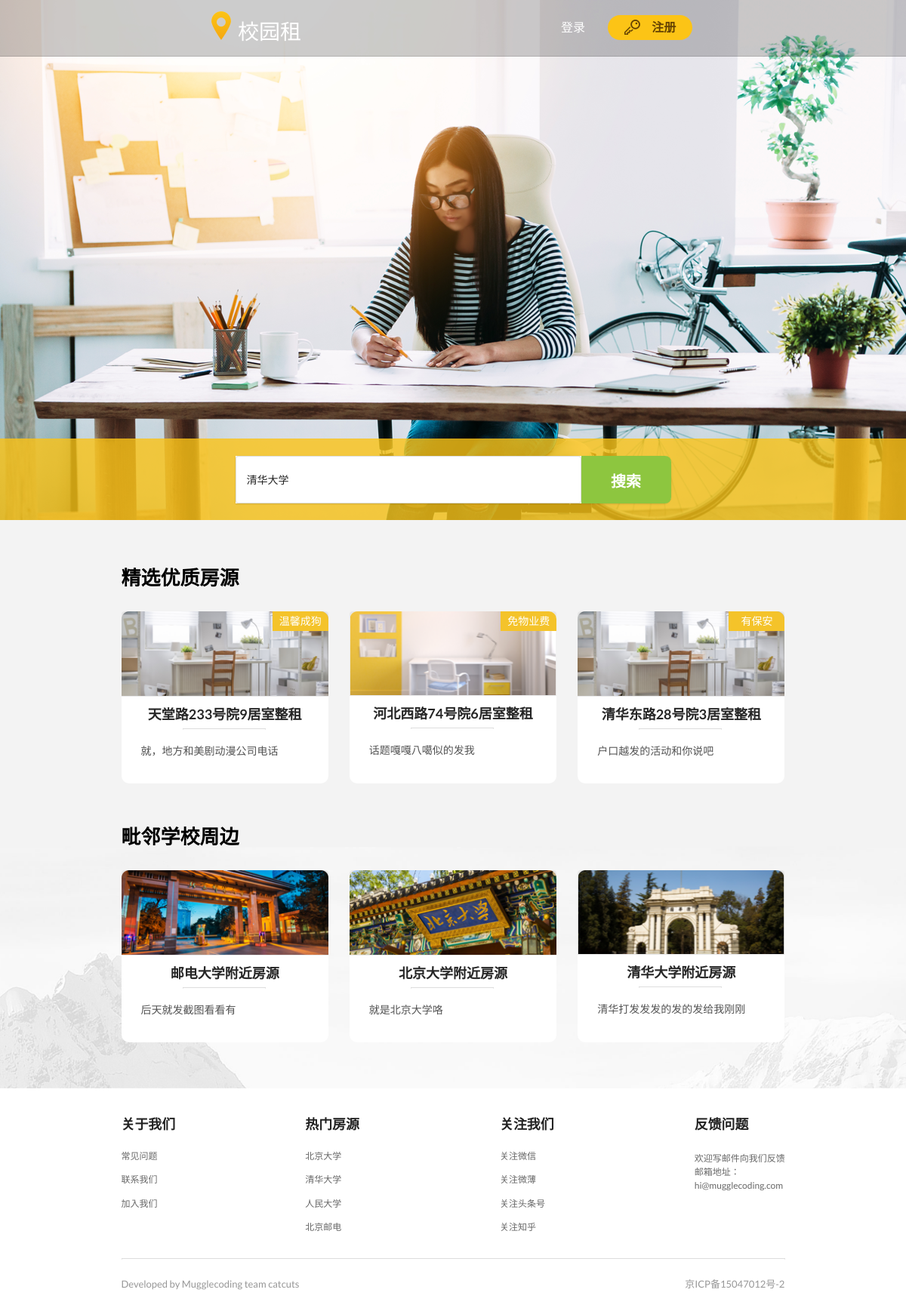
The app's page /index/ with its own data.
### workapp/models.py (models this page shows, shortened)
class HouseInfo(models.Model):
    title = models.CharField(max_length=200)# 房源标题
    rent = models.IntegerField(default=1000)# 房源价格
    type = models.CharField(max_length=200)# 类型
    house = models.TextField(default="",blank=True)# 房屋信息
    mianji = models.IntegerField(default=50)
    louceng = models.TextField(default="",blank=True)
    address = models.CharField(max_length=200,blank=True)# 地址信息
    community = models.TextField(default="",blank=True)# 小区信息
    circum = models.TextField(default="",blank=True)# 周边信息
    translate = models.TextField(default="",blank=True)# 交通信息
    installations = models.CharField(max_length=200,blank=True)# 设施信息
    area_to = models.ManyToManyField(to=Area, related_name='area_to')# 房源对应学校名字
    label = models.CharField( max_length=200,blank=True)# 房源标签
    houseIntroduce = models.TextField(blank=True)# 房源简介
    distance = models.IntegerField(default=500)# 房源和学校距离
    ARTICLE_CHOICES = {
        ('一室一厅一卫', '一室一厅一卫'),
        ('二室一厅一卫', '二室一厅一卫'),
        ('三室一厅一卫', '三室一厅一卫'),
        ('三室一厅两卫', '三室一厅两卫'),
        ('三室两厅两卫', '三室两厅两卫'),
        ('四室两厅两卫', '四室两厅两卫'),
    }
    housetype = models.CharField(choices=ARTICLE_CHOICES,max_length=200,blank=True)# 户型
    pic_index = models.ImageField(upload_to='house_pic',blank=True)
    pic_list = models.ImageField(upload_to='house_pic', blank=True)
    pic_max = models.ImageField(upload_to='house_pic')
    pic_1 = models.ImageField(upload_to='house_pic',blank=True)
    pic_2 = models.ImageField(upload_to='house_pic',blank=True)
    pic_3 = models.ImageField(upload_to='house_pic',blank=True)
    pic_4 = models.ImageField(upload_to='house_pic',blank=True)
    pic_5 = models.ImageField(upload_to='house_pic',blank=True)
    pic_6 = models.ImageField(upload_to='house_pic',blank=True)
    pic_7 = models.ImageField(upload_to='house_pic',blank=True)
    pic_8 = models.ImageField(upload_to='house_pic',blank=True)
    pic_9 = models.ImageField(upload_to='house_pic',blank=True)

class Area(models.Model):
    name = models.CharField(max_length=100)
    introduce = models.TextField(null=True,blank=True)
    pic = models.ImageField(upload_to='area_pic',blank='area_pic/img5.png',null=True)

### workapp/views.py (the view)
# urls.py: url(r'^index/$',index,name='index'),
def index(request):
    area_list = Area.objects.all().order_by('?')[:3]
    house_list = HouseInfo.objects.all().order_by('?')[:3]
    context={}
    context['area_list'] = area_list
    context['house_list'] = house_list
    if request.method == 'POST':
        area = request.POST['area']
        return redirect(to='list', id=area)
    return render(request, 'index.html', context)

### workapp/templates/index.html (shortened to what this page needs)
<!DOCTYPE html>
{% load staticfiles %}
<html>
    <head>
        <link rel="stylesheet" href="{% static 'css/semantic.css' %}" media="screen" title="no title" charset="utf-8">
        <link rel="stylesheet" href="{% static 'css/CampusRenting-LandingPage.css' %}" media="screen" title="no title" charset="utf-8">
    </head>
    <body style="overflow: scroll;">
        <div class="ui vertical basic segment banner">
            <div class="ui vertical segment masterhead">
                <div class="ui text menu in-masterhead">
                    <a class="image-logo in-menu-masterhead" href="#">
                        <img src="/static/image/租房项目切图/1首页/logo.png" alt="" />
                    </a>
                    <a class="text-logo in-menu-masterhead" href="#">校园租</a>
                    <div class="ui right text menu in-menu-masterhead">
                        {% if request.user.is_authenticated %}
                            <div class="item">
                                <a href="{% url 'userinfo' %}"><h5 class="ui inverted header">
                                        <div class="ui mini circular image">
                                            {% if request.user.profile.profile_image %}
                                                <img src="/upload/{{ request.user.profile.profile_image }}" alt="" />
                                            {% else %}
                                                <img src="http://semantic-ui.com/images/avatar/small/matt.jpg" alt="" />
                                            {% endif %}
                                        </div>
                                        <span>{{ request.user.profile.username|default:request.user.username }}</span>
                                </h5></a>
                            </div>
                            <div class="item">
                                <a href="{% url 'logout' %}" class="ui circular button in-menu-masterhead">注销</a>
                            </div>
                        {% else %}
                            <a href="{%url 'login'%}" class="text-login in-menu-masterhead">登录</a>
                            <a href="{%url 'register'%}" class="ui circular button in-menu-masterhead">
                                <img class="image-key in-menu-masterhead" src="/static/image/租房项目切图/1首页/key_icon.png" alt="" />
                                <span class="text-register in-menu-masterhead">注册</span>
                            </a>
                        {% endif %}
                    </div>
                </div>
            </div>
            <div class="ui vertical basic segment seachpanel">
                <div class="ui container searchpanel">
                    <div class="ui borderless menu in-searchpanel">
                        <form method="post">
                            <div class="ui search selection dropdown in-searchpanel" >
                                <div class="ui form" >
                                    <div class="field">
                                        <select name="area" style="height: 63px;-moz-appearance: none;-webkit-appearance: none;">
                                            <option value=1>清华大学</option>
                                        </select>
                                    </div>
                                </div>
                                <button type="submit" class="ui button in-searchpanel" style="position: absolute;right:0;top:0;transform:translate(100%,0)">
                                    搜索
                                </button>
                            </div>
                        </form>
                    </div>
                </div>
            </div>
        </div>
        <div class="ui vertical basic segment displaywindow">
            <div class="ui container displaywindow">
                <h1 class="ui header in-displaywindow">精选优质房源</h1>
                <div class="ui three column grid in-displaywindow">
                    {% for house in house_list %}
                        <div class="column in-displaywindow">
                            <div class="ui card in-displaywindow">
                                <a class="image in-card" href="{% url 'detail' house.id %}">
                                    <div class="label in-card">{{ house.label }}</div>
                                    <img src="/upload/{{ house.pic_index }}" alt="" />
                                </a>
                                <div class="content in-card">
                                    <a class="header in-card" href="{% url 'detail' house.id %}">{{house.title}}</a>
                                    <div class="ui divider in-card"></div>
                                    <div class="description in-card">
                                        {{ house.houseIntroduce }}
                                    </div>
                                </div>
                            </div>
                        </div>
                    {% endfor %}
                </div>
                <h1 class="ui header in-displaywindow">毗邻学校周边</h1>
                <div class="ui three column grid in-displaywindow">
                    {% for area in area_list %}
                        <div class="column in-displaywindow">
                            <div class="ui card in-displaywindow">
                                <a class="image in-card" href="{% url 'list' id=area.id %}">
                                    <img src="/upload/{{ area.pic }}" alt="" />
                                </a>
                                <div class="content in-card">
                                    <a class="header in-card" href="{% url 'list' id=area.id %}">{{ area.name }}附近房源</a>
                                    <div class="ui divider in-card"></div>
                                    <div class="description in-card">
                                        {{ area.introduce }}
                                    </div>
                                </div>
                            </div>
                        </div>
                    {% endfor %}
                </div>
            </div>
        </div>
        <div class="ui vertical segment footer">
            <div class="ui container footer">
                <div class="ui grid footer">
                    <div class="four wide column in-footer">
                        <div class="ui vertical text menu in-footer">
                            <div class="item header-in-menu-footer">
                                <h3 class="ui header">关于我们</h3>
                            </div>
                            <div class="item in-menu-footer">常见问题</div>
                            <div class="item in-menu-footer">联系我们</div>
                            <div class="item in-menu-footer">加入我们</div>
                        </div>
                    </div>
                    <div class="four wide column in-footer" style="padding-left: 31px;">
                        <div class="ui vertical text menu in-footer">
                            <div class="item header-in-menu-footer">
                                <h3 class="ui header">热门房源</h3>
                            </div>
                            <div class="item in-menu-footer">北京大学</div>
                            <div class="item in-menu-footer">清华大学</div>
                            <div class="item in-menu-footer">人民大学</div>
                            <div class="item in-menu-footer">北京邮电</div>
                        </div>
                    </div>
                    <div class="four wide column in-footer" style="padding-left: 62px;">
                        <div class="ui vertical text menu in-footer">
                            <div class="item header-in-menu-footer">
                                <h3 class="ui header">关注我们</h3>
                            </div>
                            <div class="item in-menu-footer">关注微信</div>
                            <div class="item in-menu-footer">关注微薄</div>
                            <div class="item in-menu-footer">关注头条号</div>
                            <div class="item in-menu-footer">关注知乎</div>
                        </div>
                    </div>
                    <div class="four wide column in-footer" style="padding-left: 93px;">
                        <div class="ui vertical text menu in-footer">
                            <div class="item header-in-menu-footer">
                                <h3 class="ui header">反馈问题</h3>
                            </div>
                            <div class="item in-menu-footer" style="line-height: 150%;">
                                欢迎写邮件向我们反馈<br />
                                邮箱地址：<br />
                                hi@mugglecoding.com
                            </div>
                        </div>
                    </div>
                </div>
                <div class="ui divider in-footer"></div>
                <div class="text-left in-footer">
                    Developed by Mugglecoding team catcuts
                </div>
                <div class="text-right in-footer">
                    京ICP备15047012号-2
                </div>
            </div>
        </div>
    </body>
</html>

### workapp/static/css/CampusRenting-LandingPage.css (style rules this page uses)
.ui.vertical.basic.segment.banner { height: 689px; background-image: url('../image/租房项目切图/1首页/cover_beautified.png'); background-size: cover; background-repeat: no-repeat; padding: 0; margin: 0; width:expression(document.body.clientWidth <= 960? "960px": "auto"); min-width:960px; }
.ui.vertical.segment.masterhead { height: 75px; background-color: rgba(0, 0, 0, 0.2); padding: 0; margin: 0; }
.ui.text.menu.in-masterhead { height: 75px; padding: 0; margin: 0; }
.image-logo.in-menu-masterhead { margin: 15px 9px 22px 280px; }
.text-logo.in-menu-masterhead { min-width: 84px; font-size: 28px; color: #ffffff; padding-top: 12px; margin: 19px auto 15px 0; }
.ui.right.text.menu.in-menu-masterhead { height: 33px; padding: 0; margin: 20px 283px 22px 584px; }
.text-login.in-menu-masterhead { min-width: 32px; font-size: 16px; color: #ffffff; padding-top: 6px; margin: 0 auto 0 0; }
.ui.circular.button.in-menu-masterhead { background-color: #fcc416; width: 112px; height: 33px; padding: 0; margin: 0 0 0 30px; }
.image-key.in-menu-masterhead { margin: 6px 13px -4px 0; }
.text-register.in-menu-masterhead { min-width: 32px; font-size: 16px; color: #654303; margin: 5px auto 5px 0; }
.ui.vertical.basic.segment.seachpanel { height: 109px; background-color: rgba(252, 195, 22, 0.8); padding-top: 23px; padding-bottom: 23px; position: relative; top: 506px; }
.ui.container.searchpanel, .ui.borderless.menu.in-searchpanel { width: 577px; height: 63px; border: 0; border-radius: 0 10px 10px 0; padding: 0; margin: 0; }
.ui.search.selection.dropdown.in-searchpanel { width: 458px; height: 63px; background-color: #ffffff; border: 0; border-radius: 0; padding: 0; margin: 0; }
.ui.button.in-searchpanel { width: 119px; height: 63px; border-radius: 0 8px 8px 0; background-color: #8dc63f; padding-top: 19px; margin: 0 0 0 0; font-size: 20px; font-weight: bold; color: #ffffff; }
.ui.vertical.basic.segment.displaywindow { height: 753px; background-image: url('../image/租房项目切图/1首页/photo_bg.png'); background-size: cover; background-repeat: no-repeat; background-position: bottom; padding: 0; margin: 0; width:expression(document.body.clientWidth <= 960? "960px": "auto"); min-width:960px; }
.ui.container.displaywindow { width: 879px; padding-top: 60px; margin: 0; }
.ui.header.in-displaywindow { min-width: 156px; height: 38px; font-size: 26px; color: #000000; margin-top: 0; margin-bottom: 23px; }
.ui.three.column.grid.in-displaywindow { margin-bottom: 40px; }
.ui.card.in-displaywindow { height: 228px; border-radius: 10px; box-shadow: none; }
.label.in-card { width: 74px; min-width: 56px; height: 26px; border-radius: 0 10px 0 0; font-size: 14px; text-align: center; padding-top: 3px; color: #ffffff; background-color: #f4c32a; position: absolute; left: 100%; transform: translate(-100%,0); }
.content.in-card { padding-left: 26px !important; padding-right: 26px !important; padding-bottom: 17px !important; }
.header.in-card { min-width: 144px; height: 27px; font-size: 18px; color: #000000; padding-top: 2px; margin-bottom: 5px; text-align: center; }
.ui.divider.in-card { width: 110px; border: solid 1px #d6d6d6; margin-top: 0; margin-bottom: 18px; margin-left: 55px; }
.description.in-card { min-width: 227px; height: 40px; font-size: 14px; color: #9b9b9b; }
.ui.vertical.segment.footer { height: 281px; }
.ui.container.footer { width: 879px; min-width: 879px; }
.four.wide.column.in-footer { padding-top: 24px; background-color: #ffffff; }
.item.header-in-menu-footer { min-width: 64px; font-size: 16px; color: #666666; padding-left: 0 !important; padding-bottom: 0 !important; margin-bottom: 20px !important; }
.item.in-menu-footer { min-width: 48px; font-size: 12px; color: #979797; padding-left: 0 !important; margin-top: 0px !important; margin-bottom: 11px !important; }
.ui.divider.in-footer { border: solid 1px #d8d8d8; margin-top: 19px; }
.text-left.in-footer { min-width: 226px; font-size: 13px; color: #979797; margin-top: 8px; margin-bottom: 22px; display: inline-block; }
.text-right.in-footer { min-width: 128px; font-size: 13px; color: #979797; margin-top: 8px; margin-bottom: 22px; margin-left: 508px; display: inline-block; }

### records on screen
HouseInfo: label "温馨成狗", pic_index (picture), title "天堂路233号院9居室整租", houseIntroduce "就，地方和美剧动漫公司电话"
HouseInfo: label "免物业费", pic_index (picture), title "河北西路74号院6居室整租", houseIntroduce "话题嘎嘎八噶似的发我"
HouseInfo: label "有保安", pic_index (picture), title "清华东路28号院3居室整租", houseIntroduce "户口越发的活动和你说吧"
Area: pic (picture), name "邮电大学", introduce "后天就发截图看看有"
Area: pic (picture), name "北京大学", introduce "就是北京大学咯"
Area: pic (picture), name "清华大学", introduce "清华打发发发的发的发给我刚刚"
